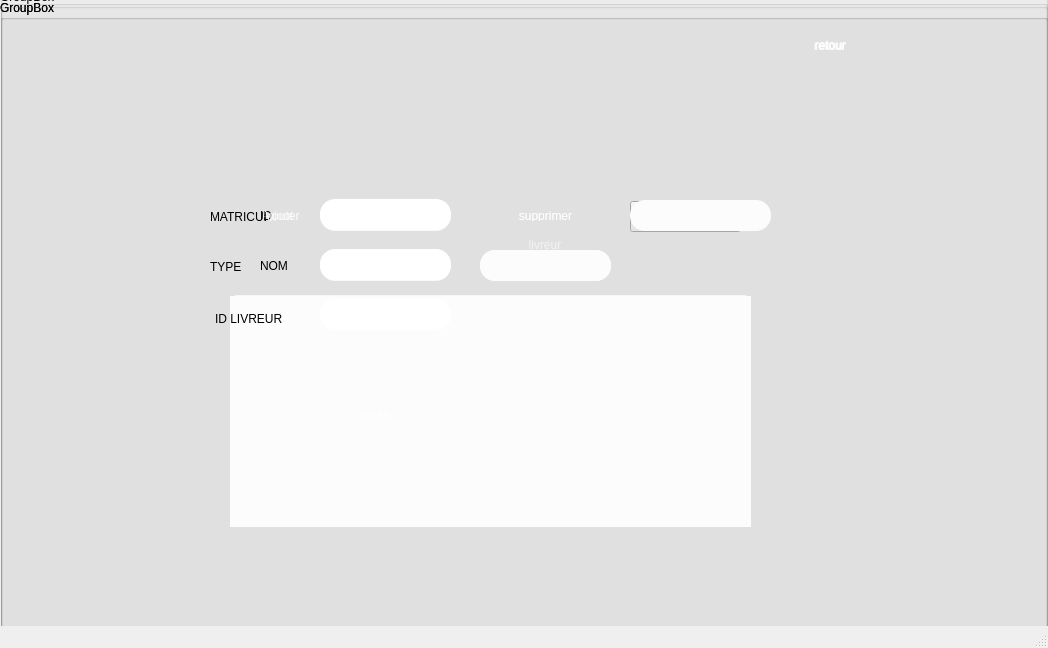
<?xml version="1.0" encoding="UTF-8"?>
<ui version="4.0">
 <class>MainWindow</class>
 <widget class="QMainWindow" name="MainWindow">
  <property name="geometry">
   <rect>
    <x>0</x>
    <y>0</y>
    <width>1048</width>
    <height>648</height>
   </rect>
  </property>
  <property name="windowTitle">
   <string>MainWindow</string>
  </property>
  <widget class="QWidget" name="centralwidget">
   <widget class="QLabel" name="background">
    <property name="geometry">
     <rect>
      <x>0</x>
      <y>0</y>
      <width>1048</width>
      <height>600</height>
     </rect>
    </property>
    <property name="styleSheet">
     <string notr="true">
background-image: url(:/new/prefix1/image/backg.png);</string>
    </property>
    <property name="text">
     <string/>
    </property>
   </widget>
   <widget class="QGroupBox" name="choix">
    <property name="geometry">
     <rect>
      <x>0</x>
      <y>0</y>
      <width>1048</width>
      <height>648</height>
     </rect>
    </property>
    <property name="styleSheet">
     <string notr="true">QPushButton {
    background-color: qlineargradient(x1:0, y1:0, x2:0, y2:1,
                                      stop:0 #43e97b, stop:1 #38f9d7);
    color: white;
    font: bold 18px &quot;Segoe UI&quot;;
    border-radius: 15px;
    padding: 10px 30px;
}

QPushButton:hover {
    background-color: qlineargradient(x1:0, y1:0, x2:0, y2:1,
                                      stop:0 #00f260, stop:1 #0575e6);
}

QPushButton:pressed {
    background-color: #009245;
}
</string>
    </property>
    <property name="title">
     <string/>
    </property>
    <widget class="QPushButton" name="goLivreur">
     <property name="geometry">
      <rect>
       <x>470</x>
       <y>220</y>
       <width>150</width>
       <height>50</height>
      </rect>
     </property>
     <property name="styleSheet">
      <string notr="true">QPushButton {
    background-color: qlineargradient(x1:0, y1:0, x2:0, y2:1,
                                      stop:0 #4facfe, stop:1 #00f2fe);
    color: white;
    font: bold 18px &quot;Segoe UI&quot;;
    border-radius: 15px;
    padding: 10px 30px;
}

QPushButton:hover {
    background-color: qlineargradient(x1:0, y1:0, x2:0, y2:1,
                                      stop:0 #00c6ff, stop:1 #0072ff);
}

QPushButton:pressed {
    background-color: #005bea;
}
</string>
     </property>
     <property name="text">
      <string>livreur</string>
     </property>
    </widget>
    <widget class="QPushButton" name="goVehicule">
     <property name="geometry">
      <rect>
       <x>470</x>
       <y>310</y>
       <width>150</width>
       <height>50</height>
      </rect>
     </property>
     <property name="styleSheet">
      <string notr="true">QPushButton {
    background-color: qlineargradient(x1:0, y1:0, x2:0, y2:1,
                                      stop:0 #43e97b, stop:1 #38f9d7);
    color: white;
    font: bold 18px &quot;Segoe UI&quot;;
    border-radius: 15px;
    padding: 10px 30px;
}

QPushButton:hover {
    background-color: qlineargradient(x1:0, y1:0, x2:0, y2:1,
                                      stop:0 #00f260, stop:1 #0575e6);
}

QPushButton:pressed {
    background-color: #009245;
}
</string>
     </property>
     <property name="text">
      <string>vehicule</string>
     </property>
    </widget>
   </widget>
   <widget class="QGroupBox" name="livreur">
    <property name="geometry">
     <rect>
      <x>0</x>
      <y>0</y>
      <width>1048</width>
      <height>648</height>
     </rect>
    </property>
    <property name="title">
     <string>GroupBox</string>
    </property>
    <widget class="QTableView" name="tabLiv">
     <property name="geometry">
      <rect>
       <x>230</x>
       <y>290</y>
       <width>521</width>
       <height>241</height>
      </rect>
     </property>
     <property name="styleSheet">
      <string notr="true">QTableView {
    background-color: qlineargradient(x1:0, y1:0, x2:0, y2:1,
                                      stop:0 #4facfe, stop:1 #00f2fe);
    alternate-background-color: #0072ff;   /* pour les lignes alternées */
    color: white;
    font: bold 12px &quot;Segoe UI&quot;;
    border-radius: 15px;
    padding: 5px;
    gridline-color: rgba(255,255,255,0.3);
    border: none;
}

/* En-têtes (colonnes + lignes) */
QHeaderView::section {
    background-color: qlineargradient(x1:0, y1:0, x2:0, y2:1,
                                      stop:0 #00c6ff, stop:1 #0072ff);
    color: white;
    font: bold 12px &quot;Segoe UI&quot;;
    padding: 6px;
    border: none;
    border-right: 1px solid rgba(255,255,255,0.2);
}

/* Sélection des cellules */
QTableView::item:selected {
    background-color: rgba(0, 0, 0, 0.3);  /* léger contraste */
    color: #ffffff;
}

/* Survol des cellules */
QTableView::item:hover {
    background-color: rgba(255,255,255,0.2);
}
</string>
     </property>
    </widget>
    <widget class="QPushButton" name="ajoutLiv">
     <property name="geometry">
      <rect>
       <x>230</x>
       <y>200</y>
       <width>101</width>
       <height>31</height>
      </rect>
     </property>
     <property name="styleSheet">
      <string notr="true">QPushButton {
    background-color: qlineargradient(x1:0, y1:0, x2:0, y2:1,
                                      stop:0 #4facfe, stop:1 #00f2fe);
	text-color:white;
    color: white;
    font: bold 12px &quot;Segoe UI&quot;;
    border-radius: 15px;
    padding: 10px 30px;
}

QPushButton:hover {
    background-color: qlineargradient(x1:0, y1:0, x2:0, y2:1,
                                      stop:0 #00c6ff, stop:1 #0072ff);
}



</string>
     </property>
     <property name="text">
      <string>ajout</string>
     </property>
    </widget>
    <widget class="QPushButton" name="modifierLiv">
     <property name="geometry">
      <rect>
       <x>360</x>
       <y>200</y>
       <width>111</width>
       <height>31</height>
      </rect>
     </property>
     <property name="styleSheet">
      <string notr="true">QPushButton {
    background-color: qlineargradient(x1:0, y1:0, x2:0, y2:1,
                                      stop:0 #4facfe, stop:1 #00f2fe);
	text-color:white;
    color: white;
    font: bold 12px &quot;Segoe UI&quot;;
    border-radius: 15px;
    padding: 10px 30px;
}

QPushButton:hover {
    background-color: qlineargradient(x1:0, y1:0, x2:0, y2:1,
                                      stop:0 #00c6ff, stop:1 #0072ff);
}



</string>
     </property>
     <property name="text">
      <string>modifier</string>
     </property>
    </widget>
    <widget class="QLineEdit" name="rechLiv">
     <property name="geometry">
      <rect>
       <x>480</x>
       <y>250</y>
       <width>131</width>
       <height>31</height>
      </rect>
     </property>
     <property name="styleSheet">
      <string notr="true">QLineEdit {
    background-color: qlineargradient(x1:0, y1:0, x2:0, y2:1,
                                      stop:0 #4facfe, stop:1 #00f2fe);
    color: white;
    font: bold 12px &quot;Segoe UI&quot;;
    border-radius: 15px;
    padding: 10px 15px;  /* un peu moins large que QPushButton */
    border: none;
}

QLineEdit:hover {
    background-color: qlineargradient(x1:0, y1:0, x2:0, y2:1,
                                      stop:0 #00c6ff, stop:1 #0072ff);
}
</string>
     </property>
    </widget>
    <widget class="QComboBox" name="triLiv">
     <property name="geometry">
      <rect>
       <x>630</x>
       <y>201</y>
       <width>111</width>
       <height>31</height>
      </rect>
     </property>
     <property name="styleSheet">
      <string notr="true">QComboBox {
    background-color: qlineargradient(x1:0, y1:0, x2:0, y2:1,
                                      stop:0 #4facfe, stop:1 #00f2fe);
    color: white;
    font: bold 12px &quot;Segoe UI&quot;;
    border-radius: 15px;
    padding: 8px 25px 8px 15px; /* leave space for arrow */
    border: none;
}

/* Hover effect */
QComboBox:hover {
    background-color: qlineargradient(x1:0, y1:0, x2:0, y2:1,
                                      stop:0 #00c6ff, stop:1 #0072ff);
}

/* Drop-down popup list */
QComboBox QAbstractItemView {
    background-color: #1e1e1e;
    color: white;
    selection-background-color: #0072ff;
    border-radius: 8px;
    padding: 5px;
}

/* The arrow button */
QComboBox::drop-d
</string>
     </property>
     <item>
      <property name="text">
       <string>id</string>
      </property>
     </item>
     <item>
      <property name="text">
       <string>nom</string>
      </property>
     </item>
     <item>
      <property name="text">
       <string>prenom</string>
      </property>
     </item>
     <item>
      <property name="text">
       <string>num</string>
      </property>
     </item>
    </widget>
    <widget class="QPushButton" name="retourChoix">
     <property name="geometry">
      <rect>
       <x>780</x>
       <y>30</y>
       <width>101</width>
       <height>31</height>
      </rect>
     </property>
     <property name="styleSheet">
      <string notr="true">QPushButton {
    background-color: qlineargradient(x1:0, y1:0, x2:0, y2:1,
                                      stop:0 #4facfe, stop:1 #00f2fe);
	text-color:white;
    color: white;
    font: bold 12px &quot;Segoe UI&quot;;
    border-radius: 15px;
    padding: 10px 30px;
}

QPushButton:hover {
    background-color: qlineargradient(x1:0, y1:0, x2:0, y2:1,
                                      stop:0 #00c6ff, stop:1 #0072ff);
}



</string>
     </property>
     <property name="text">
      <string>retour</string>
     </property>
    </widget>
    <widget class="QPushButton" name="suppLiv">
     <property name="geometry">
      <rect>
       <x>480</x>
       <y>200</y>
       <width>131</width>
       <height>31</height>
      </rect>
     </property>
     <property name="styleSheet">
      <string notr="true">QPushButton {
    background-color: qlineargradient(x1:0, y1:0, x2:0, y2:1,
                                      stop:0 #4facfe, stop:1 #00f2fe);
	text-color:white;
    color: white;
    font: bold 12px &quot;Segoe UI&quot;;
    border-radius: 15px;
    padding: 10px 30px;
}

QPushButton:hover {
    background-color: qlineargradient(x1:0, y1:0, x2:0, y2:1,
                                      stop:0 #00c6ff, stop:1 #0072ff);
}



</string>
     </property>
     <property name="text">
      <string>supprimer</string>
     </property>
    </widget>
   </widget>
   <widget class="QGroupBox" name="grp_ajoutLiv">
    <property name="geometry">
     <rect>
      <x>0</x>
      <y>0</y>
      <width>1048</width>
      <height>648</height>
     </rect>
    </property>
    <property name="title">
     <string>GroupBox</string>
    </property>
    <widget class="QLineEdit" name="ID">
     <property name="geometry">
      <rect>
       <x>320</x>
       <y>200</y>
       <width>131</width>
       <height>31</height>
      </rect>
     </property>
     <property name="styleSheet">
      <string notr="true">QLineEdit {
    background-color: qlineargradient(x1:0, y1:0, x2:0, y2:1,
                                      stop:0 #4facfe, stop:1 #00f2fe);
    color: white;
    font: bold 12px &quot;Segoe UI&quot;;
    border-radius: 15px;
    padding: 10px 15px;  /* un peu moins large que QPushButton */
    border: none;
}

QLineEdit:hover {
    background-color: qlineargradient(x1:0, y1:0, x2:0, y2:1,
                                      stop:0 #00c6ff, stop:1 #0072ff);
}
</string>
     </property>
    </widget>
    <widget class="QLabel" name="L">
     <property name="geometry">
      <rect>
       <x>260</x>
       <y>210</y>
       <width>37</width>
       <height>12</height>
      </rect>
     </property>
     <property name="text">
      <string>ID</string>
     </property>
    </widget>
    <widget class="QLabel" name="L_2">
     <property name="geometry">
      <rect>
       <x>260</x>
       <y>260</y>
       <width>37</width>
       <height>12</height>
      </rect>
     </property>
     <property name="text">
      <string>NOM</string>
     </property>
    </widget>
    <widget class="QLabel" name="L_5">
     <property name="geometry">
      <rect>
       <x>260</x>
       <y>310</y>
       <width>51</width>
       <height>16</height>
      </rect>
     </property>
     <property name="text">
      <string>PRENOM</string>
     </property>
    </widget>
    <widget class="QLabel" name="L_3">
     <property name="geometry">
      <rect>
       <x>260</x>
       <y>360</y>
       <width>37</width>
       <height>12</height>
      </rect>
     </property>
     <property name="text">
      <string>NUM</string>
     </property>
    </widget>
    <widget class="QPushButton" name="conf_ajoutLiv">
     <property name="geometry">
      <rect>
       <x>340</x>
       <y>480</y>
       <width>91</width>
       <height>31</height>
      </rect>
     </property>
     <property name="styleSheet">
      <string notr="true">QPushButton {
    background-color: qlineargradient(x1:0, y1:0, x2:0, y2:1,
                                      stop:0 #4facfe, stop:1 #00f2fe);
	text-color:white;
    color: white;
    font: bold 12px &quot;Segoe UI&quot;;
    border-radius: 15px;
    padding: 10px 30px;
}

QPushButton:hover {
    background-color: qlineargradient(x1:0, y1:0, x2:0, y2:1,
                                      stop:0 #00c6ff, stop:1 #0072ff);
}



</string>
     </property>
     <property name="text">
      <string>ajout</string>
     </property>
    </widget>
    <widget class="QPushButton" name="retour_ajoutLiv">
     <property name="geometry">
      <rect>
       <x>779</x>
       <y>30</y>
       <width>101</width>
       <height>31</height>
      </rect>
     </property>
     <property name="styleSheet">
      <string notr="true">QPushButton {
    background-color: qlineargradient(x1:0, y1:0, x2:0, y2:1,
                                      stop:0 #4facfe, stop:1 #00f2fe);
	text-color:white;
    color: white;
    font: bold 12px &quot;Segoe UI&quot;;
    border-radius: 15px;
    padding: 10px 30px;
}

QPushButton:hover {
    background-color: qlineargradient(x1:0, y1:0, x2:0, y2:1,
                                      stop:0 #00c6ff, stop:1 #0072ff);
}



</string>
     </property>
     <property name="text">
      <string>retour</string>
     </property>
    </widget>
    <widget class="QLineEdit" name="NOM">
     <property name="geometry">
      <rect>
       <x>320</x>
       <y>250</y>
       <width>131</width>
       <height>31</height>
      </rect>
     </property>
     <property name="styleSheet">
      <string notr="true">QLineEdit {
    background-color: qlineargradient(x1:0, y1:0, x2:0, y2:1,
                                      stop:0 #4facfe, stop:1 #00f2fe);
    color: white;
    font: bold 12px &quot;Segoe UI&quot;;
    border-radius: 15px;
    padding: 10px 15px;  /* un peu moins large que QPushButton */
    border: none;
}

QLineEdit:hover {
    background-color: qlineargradient(x1:0, y1:0, x2:0, y2:1,
                                      stop:0 #00c6ff, stop:1 #0072ff);
}
</string>
     </property>
    </widget>
    <widget class="QLineEdit" name="PRENOM">
     <property name="geometry">
      <rect>
       <x>320</x>
       <y>300</y>
       <width>131</width>
       <height>31</height>
      </rect>
     </property>
     <property name="styleSheet">
      <string notr="true">QLineEdit {
    background-color: qlineargradient(x1:0, y1:0, x2:0, y2:1,
                                      stop:0 #4facfe, stop:1 #00f2fe);
    color: white;
    font: bold 12px &quot;Segoe UI&quot;;
    border-radius: 15px;
    padding: 10px 15px;  /* un peu moins large que QPushButton */
    border: none;
}

QLineEdit:hover {
    background-color: qlineargradient(x1:0, y1:0, x2:0, y2:1,
                                      stop:0 #00c6ff, stop:1 #0072ff);
}
</string>
     </property>
    </widget>
    <widget class="QLineEdit" name="NUM">
     <property name="geometry">
      <rect>
       <x>320</x>
       <y>350</y>
       <width>131</width>
       <height>31</height>
      </rect>
     </property>
     <property name="styleSheet">
      <string notr="true">QLineEdit {
    background-color: qlineargradient(x1:0, y1:0, x2:0, y2:1,
                                      stop:0 #4facfe, stop:1 #00f2fe);
    color: white;
    font: bold 12px &quot;Segoe UI&quot;;
    border-radius: 15px;
    padding: 10px 15px;  /* un peu moins large que QPushButton */
    border: none;
}

QLineEdit:hover {
    background-color: qlineargradient(x1:0, y1:0, x2:0, y2:1,
                                      stop:0 #00c6ff, stop:1 #0072ff);
}
</string>
     </property>
    </widget>
    <widget class="QLineEdit" name="EMAIL">
     <property name="geometry">
      <rect>
       <x>320</x>
       <y>400</y>
       <width>131</width>
       <height>31</height>
      </rect>
     </property>
     <property name="styleSheet">
      <string notr="true">QLineEdit {
    background-color: qlineargradient(x1:0, y1:0, x2:0, y2:1,
                                      stop:0 #4facfe, stop:1 #00f2fe);
    color: white;
    font: bold 12px &quot;Segoe UI&quot;;
    border-radius: 15px;
    padding: 10px 15px;  /* un peu moins large que QPushButton */
    border: none;
}

QLineEdit:hover {
    background-color: qlineargradient(x1:0, y1:0, x2:0, y2:1,
                                      stop:0 #00c6ff, stop:1 #0072ff);
}
</string>
     </property>
    </widget>
    <widget class="QLabel" name="L_4">
     <property name="geometry">
      <rect>
       <x>260</x>
       <y>410</y>
       <width>37</width>
       <height>12</height>
      </rect>
     </property>
     <property name="text">
      <string>EMAIL</string>
     </property>
    </widget>
   </widget>
   <widget class="QGroupBox" name="vehicule">
    <property name="geometry">
     <rect>
      <x>0</x>
      <y>-20</y>
      <width>1048</width>
      <height>648</height>
     </rect>
    </property>
    <property name="title">
     <string>GroupBox</string>
    </property>
    <widget class="QPushButton" name="ajoutV">
     <property name="geometry">
      <rect>
       <x>220</x>
       <y>220</y>
       <width>121</width>
       <height>31</height>
      </rect>
     </property>
     <property name="styleSheet">
      <string notr="true">QPushButton {
    background-color: qlineargradient(x1:0, y1:0, x2:0, y2:1,
                                      stop:0 #43e97b, stop:1 #38f9d7);
    color: white;
    font: bold 10px &quot;Segoe UI&quot;;
    border-radius: 15px;
    padding: 10px 30px;
}

QPushButton:hover {
    background-color: qlineargradient(x1:0, y1:0, x2:0, y2:1,
                                      stop:0 #00f260, stop:1 #0575e6);
}

QPushButton:pressed {
    background-color: #009245;
}
</string>
     </property>
     <property name="text">
      <string>Ajouter</string>
     </property>
    </widget>
    <widget class="QPushButton" name="RetourChoix2">
     <property name="geometry">
      <rect>
       <x>780</x>
       <y>50</y>
       <width>101</width>
       <height>31</height>
      </rect>
     </property>
     <property name="styleSheet">
      <string notr="true">QPushButton {
    background-color: qlineargradient(x1:0, y1:0, x2:0, y2:1,
                                      stop:0 #43e97b, stop:1 #38f9d7);
    color: white;
    font: bold 10px &quot;Segoe UI&quot;;
    border-radius: 15px;
    padding: 10px 30px;
}

QPushButton:hover {
    background-color: qlineargradient(x1:0, y1:0, x2:0, y2:1,
                                      stop:0 #00f260, stop:1 #0575e6);
}

QPushButton:pressed {
    background-color: #009245;
}
</string>
     </property>
     <property name="text">
      <string>retour</string>
     </property>
    </widget>
    <widget class="QPushButton" name="ModifierV">
     <property name="geometry">
      <rect>
       <x>360</x>
       <y>220</y>
       <width>111</width>
       <height>31</height>
      </rect>
     </property>
     <property name="styleSheet">
      <string notr="true">QPushButton {
    background-color: qlineargradient(x1:0, y1:0, x2:0, y2:1,
                                      stop:0 #43e97b, stop:1 #38f9d7);
    color: white;
    font: bold 10px &quot;Segoe UI&quot;;
    border-radius: 15px;
    padding: 10px 30px;
}

QPushButton:hover {
    background-color: qlineargradient(x1:0, y1:0, x2:0, y2:1,
                                      stop:0 #00f260, stop:1 #0575e6);
}

QPushButton:pressed {
    background-color: #009245;
}
</string>
     </property>
     <property name="text">
      <string>Modifier</string>
     </property>
    </widget>
    <widget class="QComboBox" name="triveh">
     <property name="geometry">
      <rect>
       <x>630</x>
       <y>220</y>
       <width>141</width>
       <height>31</height>
      </rect>
     </property>
     <property name="styleSheet">
      <string notr="true">QComboBox {
    background-color: qlineargradient(x1:0, y1:0, x2:0, y2:1,
                                      stop:0 #43e97b, stop:1 #38f9d7); /* green → turquoise */
    color: white;
    font: bold 12px &quot;Segoe UI&quot;;
    border-radius: 15px;
    padding: 8px 25px 8px 15px; /* leave space for arrow */
    border: none;
}

/* Hover effect */
QComboBox:hover {
    background-color: qlineargradient(x1:0, y1:0, x2:0, y2:1,
                                      stop:0 #00f260, stop:1 #0575e6); /* green → blue */
}

/* Drop-down popup list */
QComboBox QAbstractItemView {
    background-color: #1e1e1e;
    color: white;
    selection-background-color: #009245; /* darker green for selection */
    border-radius: 8px;
    padding: 5px;
}

/* The arrow button */
QComboBox::drop-down {
    subcontrol-origin: padding;
    subcontrol-position: top right;
    width: 25px;
    border-left: 1px solid rgba(255, 255, 255, 0.2);
}

QComboBox::down-arrow {
    image: url(:/icons/down-arrow.png); /* replace with your arrow icon */
    width: 12px;
    height: 12px;
}
</string>
     </property>
     <item>
      <property name="text">
       <string>MATRICUL</string>
      </property>
     </item>
     <item>
      <property name="text">
       <string>type</string>
      </property>
     </item>
     <item>
      <property name="text">
       <string>id_l</string>
      </property>
     </item>
    </widget>
    <widget class="QLineEdit" name="rechveh">
     <property name="geometry">
      <rect>
       <x>480</x>
       <y>270</y>
       <width>131</width>
       <height>31</height>
      </rect>
     </property>
     <property name="styleSheet">
      <string notr="true">QLineEdit, QComboBox {
    background-color: qlineargradient(x1:0, y1:0, x2:0, y2:1,
                                      stop:0 #43e97b, stop:1 #38f9d7);
    color: white;
    font: bold 10px &quot;Segoe UI&quot;;
    border-radius: 15px;
    padding: 10px 30px;
    border: none;
}

/* Hover effect */
QLineEdit:hover, QComboBox:hover {
    background-color: qlineargradient(x1:0, y1:0, x2:0, y2:1,
                                      stop:0 #00f260, stop:1 #0575e6);
}

/* Focus effect for LineEdit */
QLineEdit:focus {
    border: 2px solid #0575e6;
}

/* Pressed (when active typing or selection) */
QLineEdit:pressed, QComboBox:pressed {
    background-color: #009245;
}
</string>
     </property>
    </widget>
    <widget class="QTableView" name="tabveh">
     <property name="geometry">
      <rect>
       <x>225</x>
       <y>311</y>
       <width>531</width>
       <height>241</height>
      </rect>
     </property>
     <property name="styleSheet">
      <string notr="true">QTableView {
    background-color: qlineargradient(x1:0, y1:0, x2:0, y2:1,
                                      stop:0 #43e97b, stop:1 #38f9d7); /* green → turquoise */
    alternate-background-color: #009245;   /* lignes alternées vert foncé */
    color: white;
    font: bold 12px &quot;Segoe UI&quot;;
    border-radius: 15px;
    padding: 5px;
    gridline-color: rgba(255,255,255,0.3);
    border: none;
}

/* En-têtes (colonnes + lignes) */
QHeaderView::section {
    background-color: qlineargradient(x1:0, y1:0, x2:0, y2:1,
                                      stop:0 #00f260, stop:1 #0575e6); /* vert → bleu */
    color: white;
    font: bold 12px &quot;Segoe UI&quot;;
    padding: 6px;
    border: none;
    border-right: 1px solid rgba(255,255,255,0.2);
}

/* Sélection des cellules */
QTableView::item:selected {
    background-color: rgba(0, 0, 0, 0.3);  /* léger contraste */
    color: #ffffff;
}

/* Survol des cellules */
QTableView::item:hover {
    background-color: rgba(255,255,255,0.2);
}
</string>
     </property>
    </widget>
    <widget class="QPushButton" name="supprimer">
     <property name="geometry">
      <rect>
       <x>480</x>
       <y>220</y>
       <width>131</width>
       <height>31</height>
      </rect>
     </property>
     <property name="styleSheet">
      <string notr="true">QPushButton {
    background-color: qlineargradient(x1:0, y1:0, x2:0, y2:1,
                                      stop:0 #43e97b, stop:1 #38f9d7);
    color: white;
    font: bold 10px &quot;Segoe UI&quot;;
    border-radius: 15px;
    padding: 10px 30px;
}

QPushButton:hover {
    background-color: qlineargradient(x1:0, y1:0, x2:0, y2:1,
                                      stop:0 #00f260, stop:1 #0575e6);
}

QPushButton:pressed {
    background-color: #009245;
}
</string>
     </property>
     <property name="text">
      <string>supprimer</string>
     </property>
    </widget>
   </widget>
   <widget class="QGroupBox" name="grp_ajoutVih">
    <property name="geometry">
     <rect>
      <x>0</x>
      <y>-11</y>
      <width>1048</width>
      <height>649</height>
     </rect>
    </property>
    <property name="title">
     <string>GroupBox</string>
    </property>
    <widget class="QPushButton" name="retourVih">
     <property name="geometry">
      <rect>
       <x>780</x>
       <y>40</y>
       <width>101</width>
       <height>31</height>
      </rect>
     </property>
     <property name="styleSheet">
      <string notr="true">QPushButton {
    background-color: qlineargradient(x1:0, y1:0, x2:0, y2:1,
                                      stop:0 #43e97b, stop:1 #38f9d7);
    color: white;
    font: bold 10px &quot;Segoe UI&quot;;
    border-radius: 15px;
    padding: 10px 30px;
}

QPushButton:hover {
    background-color: qlineargradient(x1:0, y1:0, x2:0, y2:1,
                                      stop:0 #00f260, stop:1 #0575e6);
}

QPushButton:pressed {
    background-color: #009245;
}
</string>
     </property>
     <property name="text">
      <string>retour</string>
     </property>
    </widget>
    <widget class="QPushButton" name="ajoutVih">
     <property name="geometry">
      <rect>
       <x>330</x>
       <y>410</y>
       <width>91</width>
       <height>31</height>
      </rect>
     </property>
     <property name="styleSheet">
      <string notr="true">QPushButton {
    background-color: qlineargradient(x1:0, y1:0, x2:0, y2:1,
                                      stop:0 #43e97b, stop:1 #38f9d7);
    color: white;
    font: bold 10px &quot;Segoe UI&quot;;
    border-radius: 15px;
    padding: 10px 30px;
}

QPushButton:hover {
    background-color: qlineargradient(x1:0, y1:0, x2:0, y2:1,
                                      stop:0 #00f260, stop:1 #0575e6);
}

QPushButton:pressed {
    background-color: #009245;
}
</string>
     </property>
     <property name="text">
      <string>ajouter</string>
     </property>
    </widget>
    <widget class="QLineEdit" name="MAT">
     <property name="geometry">
      <rect>
       <x>320</x>
       <y>210</y>
       <width>131</width>
       <height>31</height>
      </rect>
     </property>
     <property name="styleSheet">
      <string notr="true">QLineEdit, QComboBox {
    background-color: qlineargradient(x1:0, y1:0, x2:0, y2:1,
                                      stop:0 #43e97b, stop:1 #38f9d7);
    color: white;
    font: bold 10px &quot;Segoe UI&quot;;
    border-radius: 15px;
    padding: 10px 30px;
    border: none;
}

/* Hover effect */
QLineEdit:hover, QComboBox:hover {
    background-color: qlineargradient(x1:0, y1:0, x2:0, y2:1,
                                      stop:0 #00f260, stop:1 #0575e6);
}

/* Focus effect for LineEdit */
QLineEdit:focus {
    border: 2px solid #0575e6;
}

/* Pressed (when active typing or selection) */
QLineEdit:pressed, QComboBox:pressed {
    background-color: #009245;
}
</string>
     </property>
    </widget>
    <widget class="QLineEdit" name="TYPE">
     <property name="geometry">
      <rect>
       <x>320</x>
       <y>260</y>
       <width>131</width>
       <height>31</height>
      </rect>
     </property>
     <property name="styleSheet">
      <string notr="true">QLineEdit, QComboBox {
    background-color: qlineargradient(x1:0, y1:0, x2:0, y2:1,
                                      stop:0 #43e97b, stop:1 #38f9d7);
    color: white;
    font: bold 10px &quot;Segoe UI&quot;;
    border-radius: 15px;
    padding: 10px 30px;
    border: none;
}

/* Hover effect */
QLineEdit:hover, QComboBox:hover {
    background-color: qlineargradient(x1:0, y1:0, x2:0, y2:1,
                                      stop:0 #00f260, stop:1 #0575e6);
}

/* Focus effect for LineEdit */
QLineEdit:focus {
    border: 2px solid #0575e6;
}

/* Pressed (when active typing or selection) */
QLineEdit:pressed, QComboBox:pressed {
    background-color: #009245;
}
</string>
     </property>
    </widget>
    <widget class="QLineEdit" name="IDL">
     <property name="geometry">
      <rect>
       <x>320</x>
       <y>310</y>
       <width>131</width>
       <height>31</height>
      </rect>
     </property>
     <property name="styleSheet">
      <string notr="true">QLineEdit, QComboBox {
    background-color: qlineargradient(x1:0, y1:0, x2:0, y2:1,
                                      stop:0 #43e97b, stop:1 #38f9d7);
    color: white;
    font: bold 10px &quot;Segoe UI&quot;;
    border-radius: 15px;
    padding: 10px 30px;
    border: none;
}

/* Hover effect */
QLineEdit:hover, QComboBox:hover {
    background-color: qlineargradient(x1:0, y1:0, x2:0, y2:1,
                                      stop:0 #00f260, stop:1 #0575e6);
}

/* Focus effect for LineEdit */
QLineEdit:focus {
    border: 2px solid #0575e6;
}

/* Pressed (when active typing or selection) */
QLineEdit:pressed, QComboBox:pressed {
    background-color: #009245;
}
</string>
     </property>
    </widget>
    <widget class="QLabel" name="label">
     <property name="geometry">
      <rect>
       <x>210</x>
       <y>220</y>
       <width>56</width>
       <height>16</height>
      </rect>
     </property>
     <property name="text">
      <string>MATRICULE</string>
     </property>
    </widget>
    <widget class="QLabel" name="label_2">
     <property name="geometry">
      <rect>
       <x>210</x>
       <y>270</y>
       <width>56</width>
       <height>16</height>
      </rect>
     </property>
     <property name="text">
      <string>TYPE</string>
     </property>
    </widget>
    <widget class="QLabel" name="label_3">
     <property name="geometry">
      <rect>
       <x>215</x>
       <y>320</y>
       <width>81</width>
       <height>20</height>
      </rect>
     </property>
     <property name="text">
      <string>ID LIVREUR</string>
     </property>
    </widget>
   </widget>
  </widget>
  <widget class="QMenuBar" name="menubar">
   <property name="geometry">
    <rect>
     <x>0</x>
     <y>0</y>
     <width>1048</width>
     <height>26</height>
    </rect>
   </property>
  </widget>
  <widget class="QStatusBar" name="statusbar"/>
 </widget>
 <resources/>
 <connections/>
</ui>
